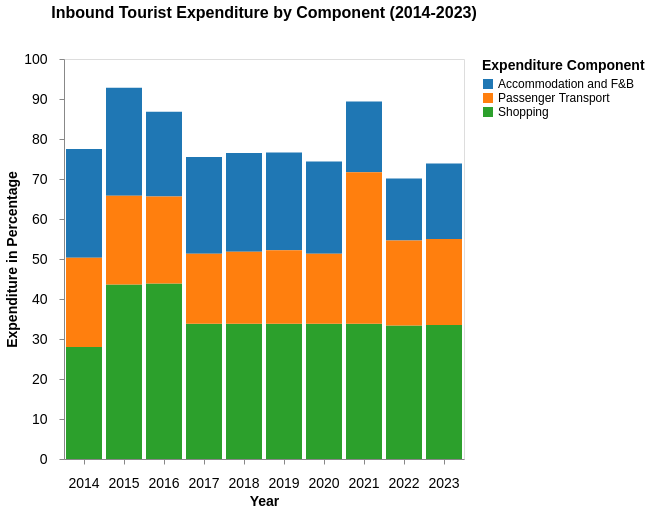

Vega-Lite specification stored for this chart:
### Vega-Lite specification from a JSON file in a GitHub repository (floating-point values rounded to 4 significant figures)
{"$schema": "https://vega.github.io/schema/vega-lite/v5.json", "title": {"text": "Inbound Tourist Expenditure by Component (2014-2023)", "fontSize": 16, "anchor": "middle", "fontWeight": "bold", "subtitle": " ", "subtitlePadding": 16}, "width": 400, "height": 400, "data": {"values": [{"Year": "2014", "Component": "Shopping", "Expenditure": 28}, {"Year": "2014", "Component": "Accommodation and F&B", "Expenditure": 27.2}, {"Year": "2014", "Component": "Passenger Transport", "Expenditure": 22.3}, {"Year": "2015", "Component": "Shopping", "Expenditure": 43.6}, {"Year": "2015", "Component": "Accommodation and F&B", "Expenditure": 27}, {"Year": "2015", "Component": "Passenger Transport", "Expenditure": 22.2}, {"Year": "2016", "Component": "Shopping", "Expenditure": 43.9}, {"Year": "2016", "Component": "Accommodation and F&B", "Expenditure": 21.2}, {"Year": "2016", "Component": "Passenger Transport", "Expenditure": 21.7}, {"Year": "2017", "Component": "Shopping", "Expenditure": 33.8}, {"Year": "2017", "Component": "Accommodation and F&B", "Expenditure": 24.2}, {"Year": "2017", "Component": "Passenger Transport", "Expenditure": 17.5}, {"Year": "2018", "Component": "Shopping", "Expenditure": 33.8}, {"Year": "2018", "Component": "Accommodation and F&B", "Expenditure": 24.7}, {"Year": "2018", "Component": "Passenger Transport", "Expenditure": 18}, {"Year": "2019", "Component": "Shopping", "Expenditure": 33.8}, {"Year": "2019", "Component": "Accommodation and F&B", "Expenditure": 24.4}, {"Year": "2019", "Component": "Passenger Transport", "Expenditure": 18.4}, {"Year": "2020", "Component": "Shopping", "Expenditure": 33.8}, {"Year": "2020", "Component": "Accommodation and F&B", "Expenditure": 23.1}, {"Year": "2020", "Component": "Passenger Transport", "Expenditure": 17.5}, {"Year": "2021", "Component": "Shopping", "Expenditure": 33.8}, {"Year": "2021", "Component": "Accommodation and F&B", "Expenditure": 17.7}, {"Year": "2021", "Component": "Passenger Transport", "Expenditure": 37.9}, {"Year": "2022", "Component": "Shopping", "Expenditure": 33.4}, {"Year": "2022", "Component": "Accommodation and F&B", "Expenditure": 15.5}, {"Year": "2022", "Component": "Passenger Transport", "Expenditure": 21.2}, {"Year": "2023", "Component": "Shopping", "Expenditure": 33.5}, {"Year": "2023", "Component": "Accommodation and F&B", "Expenditure": 18.9}, {"Year": "2023", "Component": "Passenger Transport", "Expenditure": 21.5}]}, "params": [{"name": "yearSelect", "value": "All", "bind": {"input": "select", "options": ["All", "2014", "2015", "2016", "2017", "2018", "2019", "2020", "2021", "2022", "2023"], "name": "Select Year"}}], "mark": "bar", "encoding": {"x": {"field": "Year", "type": "ordinal", "title": "Year", "axis": {"labelAngle": 0, "labelFontSize": 14, "titleFontSize": 14, "labelPadding": 12, "grid": false}}, "y": {"field": "Expenditure", "type": "quantitative", "title": "Expenditure in Percentage", "axis": {"labelPadding": 12, "labelFontSize": 14, "titleFontSize": 14, "grid": false}, "scale": {"domain": [0, 100]}}, "color": {"field": "Component", "type": "nominal", "title": "Expenditure Component", "scale": {"scheme": "category10"}, "legend": {"title": "Expenditure Component", "orient": "right", "labelFontSize": 12, "titleFontSize": 14, "labelPadding": 12}}, "opacity": {"condition": [{"test": "yearSelect == 'All'", "value": 1}, {"test": "datum.Year == yearSelect", "value": 1}], "value": 0.3}, "tooltip": [{"field": "Year", "title": "Year"}, {"field": "Component", "title": "Expenditure Component"}, {"field": "Expenditure", "title": "Expenditure in Percentage", "format": ".2f"}]}}
